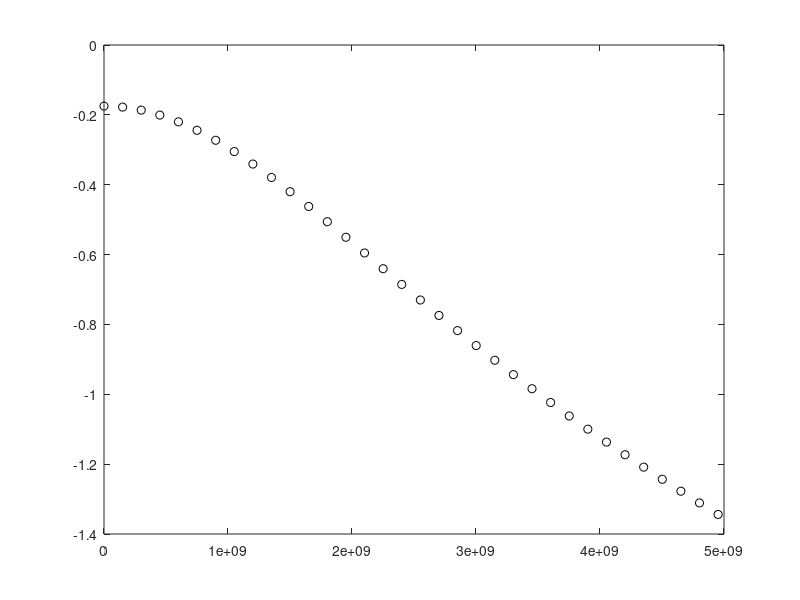

This chart was generated by the following MATLAB code: (Note: this script raises an error after producing the figure.)
clc;
close;
close all;


sam=2000;
Fre=linspace(0,5e9,sam);


load('ADE_T_fft_1');
load('RI_T_fft_1');
load('T_analytical');

figure(3)
plot(Fre(1:60:2000),10*log10(T_analytical(1:60:2000)),'ok')
hold on
plot(Fre(1:10:2000),10*log10(RI_T_fft_1(1:10:2000)),'-b','color','[0.08 0.17 0.55]','linewidth',3)
hold on
plot(Fre,10*log10(ADE_T_fft_1),'--r','linewidth',3)
axis([0 5e9 -1.4 0])
legend('Analytical Method','FDTD-RI Method','FDTD-ADE Method')
ylabel('Transmission Coefficient (dB)')
xlabel('Frequency (GHz)')


